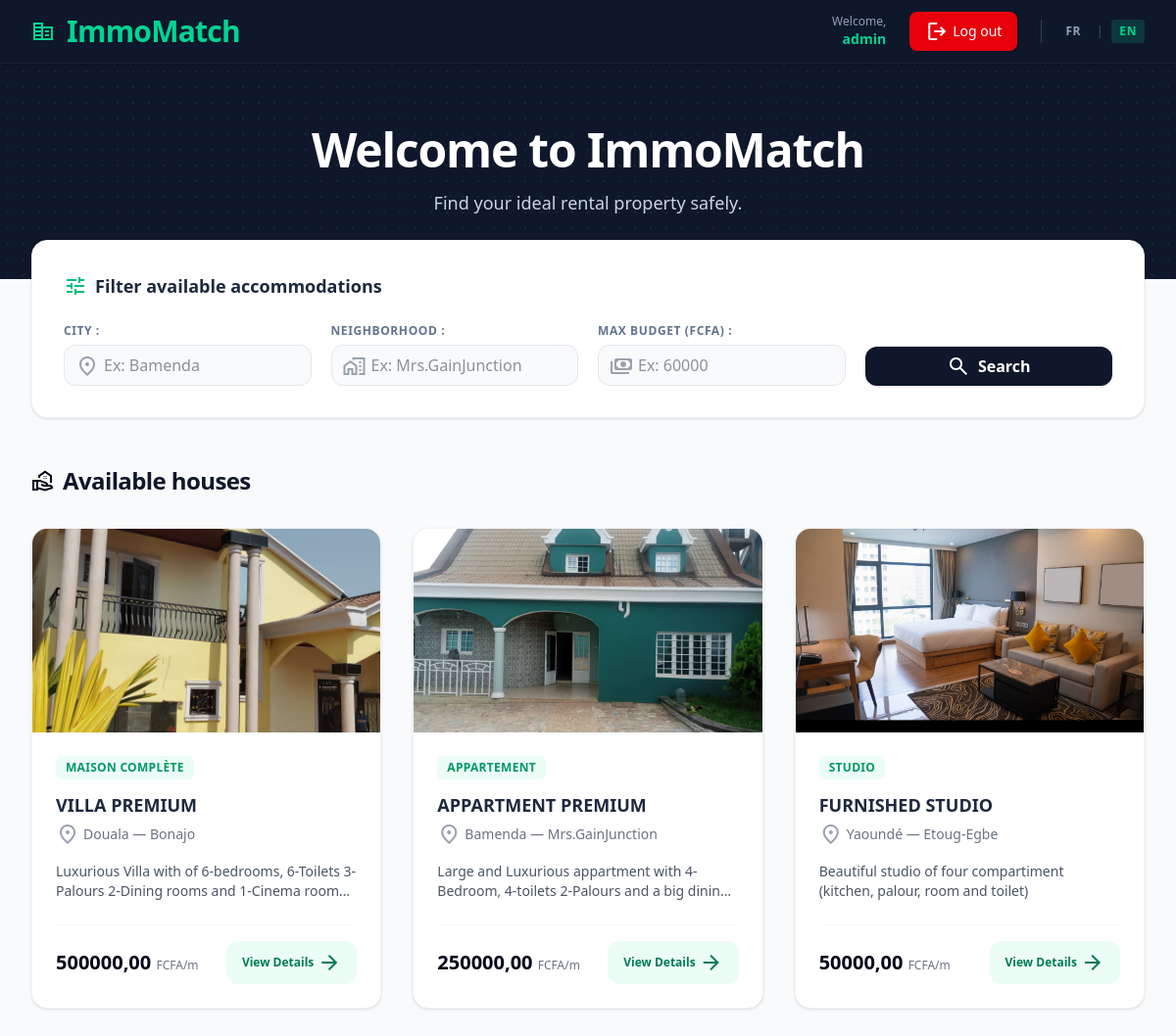
Screenshot of /?lang=en (signed in) with the database file from the repository.
### listings/models.py (models this page shows, shortened)
class House(models.Model):
    PROPERTY_TYPES = [
        ('studio', 'Studio'),
        ('apartment', 'Appartement'),
        ('house', 'Maison Complète'),
        ('room', 'Chambre'),
    ]
    title = models.CharField(max_length=200)
    description = models.TextField()
    city = models.CharField(max_length=100)
    neighborhood = models.CharField(max_length=100)
    price = models.DecimalField(max_digits=10, decimal_places=2)
    property_type = models.CharField(max_length=20, choices=PROPERTY_TYPES)
    main_image = models.ImageField(upload_to='houses/main/', blank=True, null=True)
    agent_phone = models.CharField(max_length=20)
    created_at = models.DateTimeField(auto_now_add=True)

### listings/views.py (the view)
# urls.py: path('', views.house_list, name='house_list'),
def house_list(request):
    houses = House.objects.all()
    lang = request.GET.get('lang', request.session.get('django_language', 'fr'))
    if lang not in ['fr', 'en']:
        lang = 'fr'
    request.session['django_language'] = lang
    text = TRANSLATIONS[lang]
    city_query = request.GET.get('city', '').strip()
    neighborhood_query = request.GET.get('neighborhood', '').strip()
    price_max_query = request.GET.get('price_max', '').strip()
    if city_query:
        houses = houses.filter(city__icontains=city_query)
    if neighborhood_query:
        houses = houses.filter(neighborhood__icontains=neighborhood_query)
    if price_max_query:
        try:
            houses = houses.filter(price__lte=float(price_max_query))
        except ValueError:
            pass
    context = {
        'houses': houses,
        'city_query': city_query,
        'neighborhood_query': neighborhood_query,
        'price_max_query': price_max_query,
        'text': text,
        'current_lang': lang,
    }
    return render(request, 'listings/house_list.html', context)

### listings/templates/listings/house_list.html (shortened to what this page needs)
<!DOCTYPE html>
<html lang="{{ current_lang }}">
<head>
    <script src="https://cdn.jsdelivr.net/npm/@tailwindcss/browser@4"></script>
</head>
<body class="bg-gray-50 text-gray-800 font-sans antialiased">
    <nav class="bg-slate-900 text-white shadow-md sticky top-0 z-50">
        <div class="max-w-7xl mx-auto px-4 sm:px-6 lg:px-8">
            <div class="flex justify-between h-16 items-center">
               <a href="{% url 'listings:house_list' %}" class="flex items-center gap-3 text-3xl font-black tracking-tight text-emerald-400 hover:text-emerald-300 transition duration-200">
                    <span class="material-symbols-outlined text-4xl">corporate_fare</span>
                    ImmoMatch
                </a>
                <div class="flex items-center gap-6">
                    {% if user.is_authenticated %}
                        <div class="hidden sm:flex flex-col text-right">
                            <span class="text-xs text-slate-400">{{ text.welcome }},</span>
                            <span class="text-sm font-semibold text-emerald-400">{{ user.username }}</span>
                        </div>
                        <form method="post" action="{% url 'listings:logout' %}" class="m-0">
                            <button type="submit" class="flex items-center gap-1 bg-red-600 hover:bg-red-700 text-white text-sm font-medium py-2 px-4 rounded-lg transition duration-200 shadow-sm cursor-pointer">
                                <span class="material-symbols-outlined text-sm">logout</span>
                                {{ text.logout }}
                            </button>
                        </form>
                    {% endif %}
                    <div class="border-l border-slate-700 pl-4 flex items-center gap-2 text-xs font-bold tracking-wider">
                        <a href="?lang=fr" class="px-2 py-1 rounded {% if current_lang == 'fr' %}bg-emerald-500/20 text-emerald-400{% else %}text-slate-400 hover:text-white{% endif %} transition">FR</a>
                        <span class="text-slate-700">|</span>
                        <a href="?lang=en" class="px-2 py-1 rounded {% if current_lang == 'en' %}bg-emerald-500/20 text-emerald-400{% else %}text-slate-400 hover:text-white{% endif %} transition">EN</a>
                    </div>
                </div>
            </div>
        </div>
    </nav>
    <header class="bg-slate-900 text-white py-16 px-4 border-t border-slate-800 text-center relative overflow-hidden">
        <div class="absolute inset-0 opacity-10 bg-[radial-gradient(#34d399_1px,transparent_1px)] [background-size:16px_16px]"></div>
        <div class="max-w-3xl mx-auto relative z-10">
            <h1 class="text-4xl sm:text-5xl font-black tracking-tight mb-4">{{ text.main_welcome }}</h1>
            <p class="text-lg text-slate-300 max-w-xl mx-auto">{{ text.subtitle }}</p>
        </div>
    </header>
    <main class="max-w-7xl mx-auto px-4 sm:px-6 lg:px-8 py-10">
        <section class="bg-white rounded-2xl shadow-sm border border-gray-100 p-6 sm:p-8 -mt-20 relative z-20 mb-12">
            <h3 class="text-lg font-bold text-slate-800 mb-6 flex items-center gap-2">
                <span class="material-symbols-outlined text-emerald-500">tune</span>
                {{ text.filter_title }}
            </h3>
            <form method="get" action="{% url 'listings:house_list' %}" class="grid grid-cols-1 sm:grid-cols-2 lg:grid-cols-4 gap-5 items-end">
                <div class="flex flex-col gap-1.5">
                    <label for="city" class="text-xs font-bold text-slate-500 uppercase tracking-wider">{{ text.label_city }}</label>
                    <div class="relative">
                        <span class="material-symbols-outlined absolute left-3 top-2.5 text-gray-400 text-lg">location_on</span>
                        <input type="text" id="city" name="city" value="{{ city_query }}" placeholder="Ex: Bamenda" class="w-full pl-10 pr-4 py-2 bg-gray-50 border border-gray-200 rounded-xl focus:bg-white focus:ring-2 focus:ring-emerald-400 focus:border-emerald-400 outline-none transition">
                    </div>
                </div>
                <div class="flex flex-col gap-1.5">
                    <label for="neighborhood" class="text-xs font-bold text-slate-500 uppercase tracking-wider">{{ text.label_neighborhood }}</label>
                    <div class="relative">
                        <span class="material-symbols-outlined absolute left-3 top-2.5 text-gray-400 text-lg">maps_home_work</span>
                        <input type="text" id="neighborhood" name="neighborhood" value="{{ neighborhood_query }}" placeholder="Ex: Mrs.GainJunction" class="w-full pl-10 pr-4 py-2 bg-gray-50 border border-gray-200 rounded-xl focus:bg-white focus:ring-2 focus:ring-emerald-400 focus:border-emerald-400 outline-none transition">
                    </div>
                </div>
                <div class="flex flex-col gap-1.5">
                    <label for="price_max" class="text-xs font-bold text-slate-500 uppercase tracking-wider">{{ text.label_budget }}</label>
                    <div class="relative">
                        <span class="material-symbols-outlined absolute left-3 top-2.5 text-gray-400 text-lg">payments</span>
                        <input type="number" id="price_max" name="price_max" value="{{ price_max_query }}" placeholder="Ex: 60000" class="w-full pl-10 pr-4 py-2 bg-gray-50 border border-gray-200 rounded-xl focus:bg-white focus:ring-2 focus:ring-emerald-400 focus:border-emerald-400 outline-none transition">
                    </div>
                </div>
                <div class="flex gap-3">
                    <button type="submit" class="flex-1 bg-slate-900 hover:bg-slate-800 text-white font-bold h-10 px-6 rounded-xl shadow-sm transition flex items-center justify-center gap-2 cursor-pointer">
                        <span class="material-symbols-outlined text-lg">search</span>
                        {{ text.btn_search }}
                    </button>
                </div>
            </form>
        </section>
        <h2 class="text-2xl font-black text-slate-900 mb-8 tracking-tight flex items-center gap-2">
            <span class="material-symbols-outlined text-slate-950">real_estate_agent</span>
            {{ text.section_title }}
        </h2>
        {% if houses %}
            <div class="grid grid-cols-1 md:grid-cols-2 lg:grid-cols-3 gap-8">
            {% for house in houses %}
                <div class="bg-white rounded-2xl shadow-sm border border-gray-100 overflow-hidden hover:shadow-md transition duration-300 flex flex-col group">
                    <div class="relative overflow-hidden bg-gray-100 h-52">
                        {% if house.main_image %}
                            <img src="{{ house.main_image.url }}" alt="{{ house.title }}" class="w-full h-full object-cover group-hover:scale-105 transition duration-500">
                        {% else %}
                            <div class="w-full h-full flex flex-col items-center justify-center text-gray-400 gap-2 text-sm font-medium">
                                <span class="material-symbols-outlined text-4xl">hide_image</span>
                                {{ text.no_image }}
                            </div>
                        {% endif %}
                    </div>
                    <div class="p-6 flex flex-col flex-1">
                        <span class="inline-block text-xs font-bold tracking-wide uppercase text-emerald-600 bg-emerald-50 px-2.5 py-1 rounded-md mb-3 self-start">
                            {{ house.get_property_type_display }}
                        </span>
                        <h3 class="text-lg font-bold text-slate-800 line-clamp-1 mb-1">{{ house.title }}</h3>
                        <p class="text-sm text-gray-500 flex items-center gap-1 mb-4">
                            <span class="material-symbols-outlined text-sm text-gray-400">location_on</span>
                            {{ house.city }} — {{ house.neighborhood }}
                        </p>
                        <p class="text-gray-600 text-sm line-clamp-2 mb-6 flex-1">{{ house.description }}</p>
                        <div class="flex items-center justify-between border-t border-gray-50 pt-4 mt-auto">
                            <span class="text-xl font-extrabold text-slate-950">{{ house.price }} <span class="text-xs font-normal text-gray-500">FCFA/m</span></span>
                            <a href="{% url 'listings:house_detail' house.pk %}" class="inline-flex items-center gap-1 bg-emerald-50 hover:bg-emerald-100 text-emerald-700 font-bold text-xs py-2.5 px-4 rounded-xl transition">
                                {{ text.btn_details }}
                                <span class="material-symbols-outlined text-sm">arrow_forward</span>
                            </a>
                        </div>
                    </div>
                </div>
            {% endfor %}
            </div>
        {% else %}
            <div class="bg-amber-50 border-l-4 border-amber-500 text-amber-900 rounded-xl p-5 flex items-start gap-3">
                <span class="material-symbols-outlined text-amber-600 mt-0.5">warning</span>
                <p class="text-sm font-medium">{{ text.no_results }}</p>
            </div>
        {% endif %}
    </main>
</body>
</html>

### rows the page displays
House: main_image (picture), property_type "MAISON COMPLÈTE", title "VILLA PREMIUM", city "Douala", neighborhood "Bonajo", description "Luxurious Villa with of 6-bedrooms, 6-Toilets 3-Palours 2-Dining rooms and 1-Cinema…", price "500000,00", btn_details "View Details"
House: main_image (picture), property_type "APPARTEMENT", title "APPARTMENT PREMIUM", city "Bamenda", neighborhood "Mrs.GainJunction", description "Large and Luxurious appartment with 4-Bedroom, 4-toilets 2-Palours and a big…", price "250000,00", btn_details "View Details"
House: main_image (picture), property_type "STUDIO", title "FURNISHED STUDIO", city "Yaoundé", neighborhood "Etoug-Egbe", description "Beautiful studio of four compartiment (kitchen, palour, room and toilet)", price "50000,00", btn_details "View Details"

### other values shown
{{ text.welcome }} "Welcome"
{{ user.username }} "admin"
{{ text.logout }} "Log out"
{{ text.main_welcome }} "Welcome to ImmoMatch"
{{ text.subtitle }} "Find your ideal rental property safely."
{{ text.filter_title }} "Filter available accommodations"
{{ text.label_city }} "CITY :"
{{ text.label_neighborhood }} "NEIGHBORHOOD :"
{{ text.label_budget }} "MAX BUDGET (FCFA) :"
{{ text.btn_search }} "Search"
{{ text.section_title }} "Available houses"
